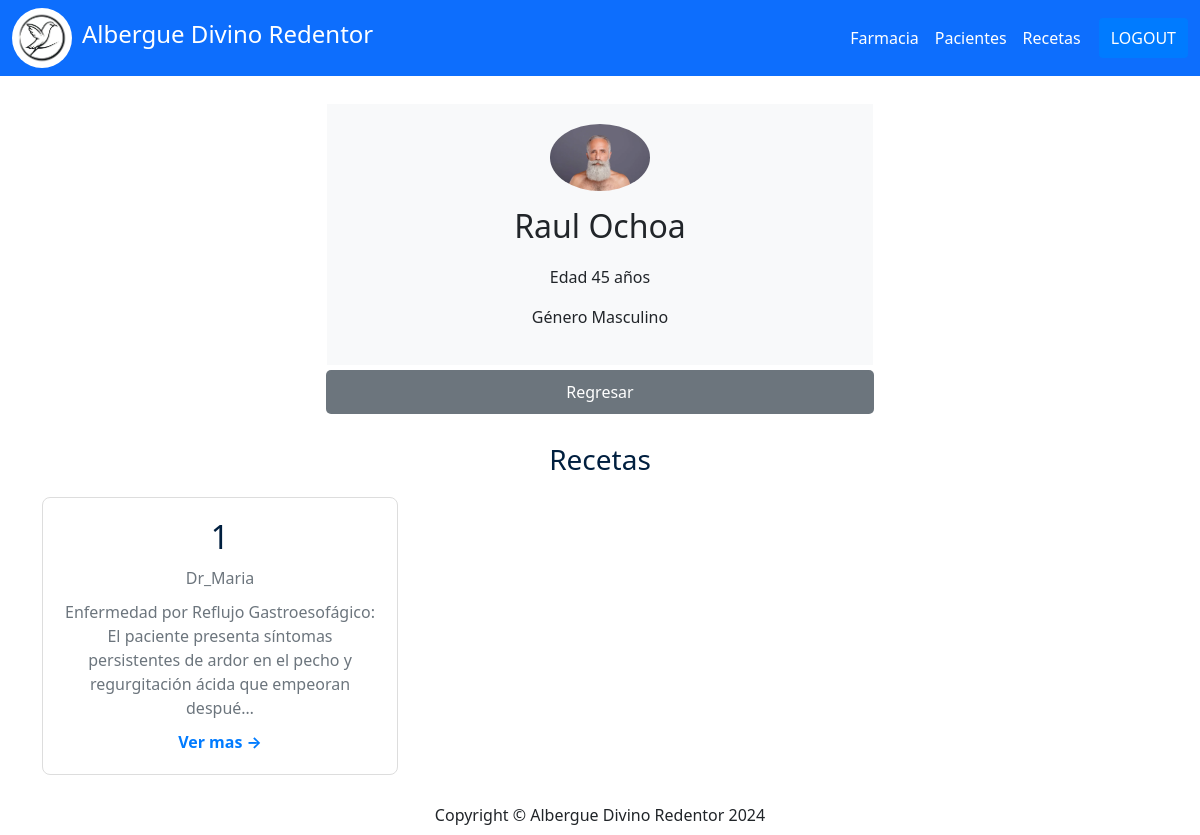
The page /pacienteInfo/1 (signed in) on the database its author committed.
### paciente/models.py (models this page shows, shortened)
class Paciente(models.Model):
    id = models.AutoField(primary_key=True)
    nombrePaciente = models.TextField(verbose_name="Nombre")
    apellidoPaciente = models.TextField(verbose_name="Apellido", null=True, blank=True)
    edad = models.IntegerField(verbose_name="Edad")
    genero = models.IntegerField(
        null=False,
        blank=False,
        verbose_name="Genero",
        choices = genero_opcion,
        default=1)
    fotoPaciente = models.FileField(upload_to="fotoPaciente", blank=True, null=True, verbose_name="Fotografia")
    created = models.DateTimeField(auto_now_add=True)
    updated = models.DateTimeField(auto_now_add=True)
    class Meta:
        verbose_name = "Paciente"
        verbose_name_plural = "Pacientes"
        ordering = ["id"]

### receta/models.py (models this page shows, shortened)
class Receta(models.Model):
    id = models.AutoField(primary_key=True)
    paciente = models.ForeignKey(Paciente, on_delete=models.CASCADE, verbose_name="Paciente")
    doctor = models.ForeignKey(User, on_delete=models.CASCADE, verbose_name="Doctor")
    diagnostico = RichTextField(verbose_name="Diagnostico")
    medicamento = models.ForeignKey(Medicamentos, on_delete=models.CASCADE, verbose_name="Medicamento")
    cantidad = models.IntegerField(verbose_name="Cantidad")
    created = models.DateTimeField(auto_now_add=True, verbose_name="Registrado")
    class Meta:
        verbose_name = 'Receta'
        verbose_name_plural = 'Recetas'
        ordering = ["-created"]

### paciente/views.py (the view)
# urls.py: path('pacienteInfo/<int:id>', paciente_views.pacienteDetalles, name="infoPaciente"),
@login_required
def pacienteDetalles(request, id):
    paciente = Paciente.objects.get(id=id)
    recetas = Receta.objects.filter(paciente_id=id)
    return render(request, "paciente/viewPacienteInfo.html", {'paciente':paciente, 'recetas':recetas})

### paciente/templates/paciente/viewPacienteInfo.html (shortened to what this page needs)
{% extends "home/base.html" %}
{% block contenido %}
<div class="container mt-4">
  <div class="row justify-content-center">
    <div class="col-md-6">
      <div class="profile-card bg-light">
        <img src="{{paciente.fotoPaciente.url}}" alt="Profile Image" class="img-fluid rounded-circle mb-3 profile-image"/>
        <h2>{{paciente.nombrePaciente}} {{paciente.apellidoPaciente}}</h2>
        <p>Edad {{paciente.edad}} años</p>
        <p>Género {%if paciente.genero == 1%} Masculino {%elif paciente.genero == 2%}Femenino{%endif%}</p>
      </div>
    </div>
      <div class="text-center">
          <a href = "{%url 'Pacientes'%}" class="btn btn-secondary"> Regresar</a>
      </div>
  </div>
  <div class="row mt-4">
    <div class="col-12">
      <h3 class="section-title">Recetas</h3>
    </div>
    {%for receta in recetas%}
    <div class="col-md-4">
      <div class="prescription-card">
        <h2>{{receta.id}}</h2>
        <p>{{receta.doctor}}</p>
        <p>{{receta.diagnostico|truncatechars:150}}</p>
        <a href="{% url "infoReceta" receta.id %}">Ver mas →</a>
      </div>
    </div>
    {%endfor%}
  </div>
</div>
{% endblock %}

### rows shown on the page
Paciente: fotoPaciente (picture), nombrePaciente "Raul", apellidoPaciente "Ochoa", edad "45"
Receta: id "1", doctor "Dr_Maria", diagnostico "Enfermedad por Reflujo Gastroesofágico: El paciente presenta síntomas persistentes de ardor en el pecho y regurgitación ácida que empeoran despué…"
